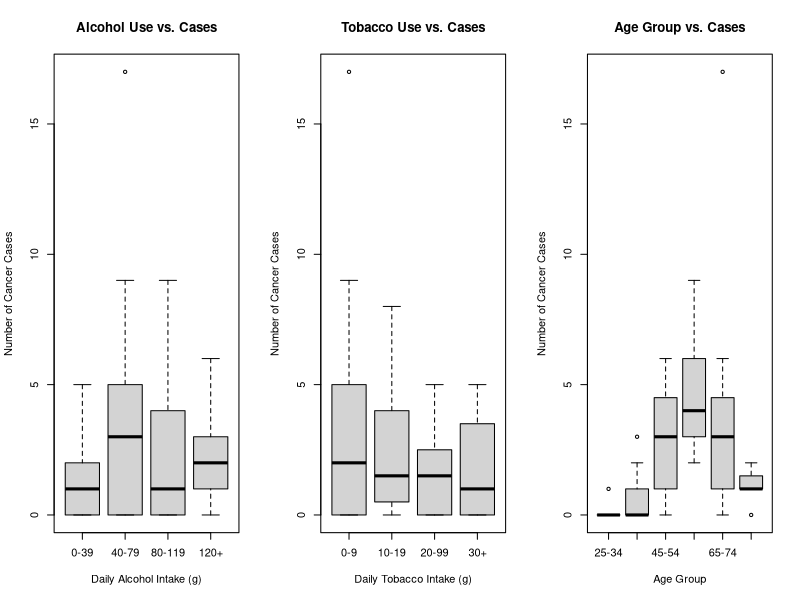
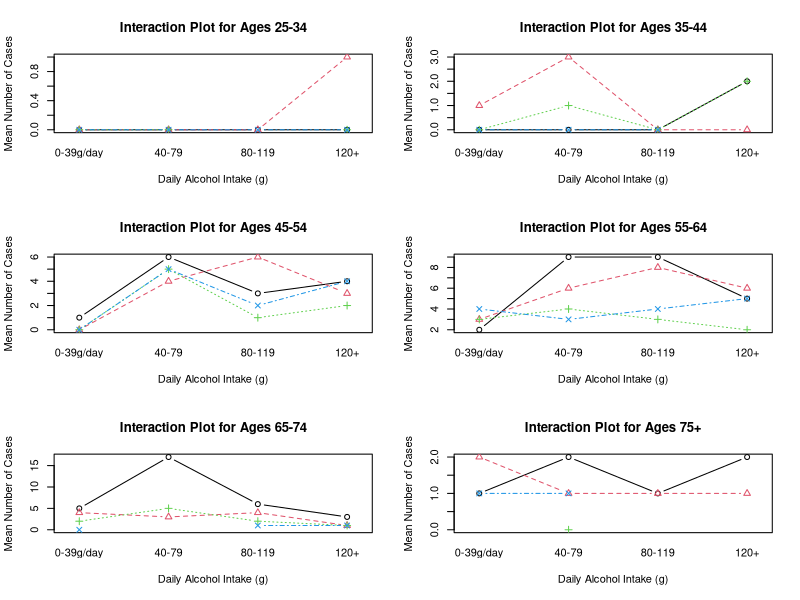
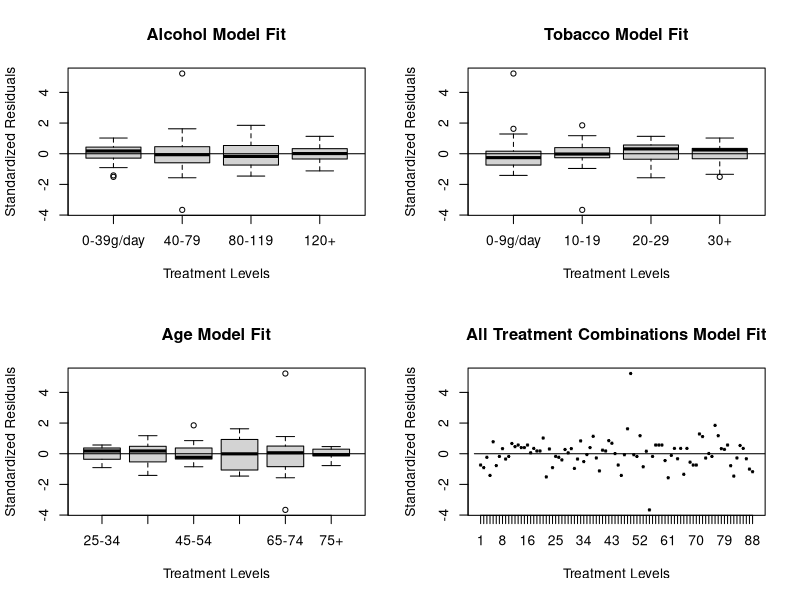
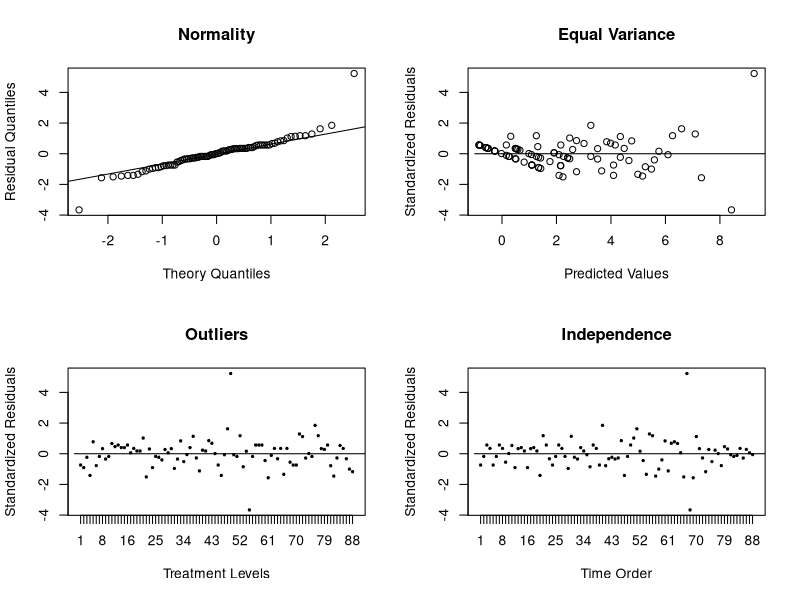
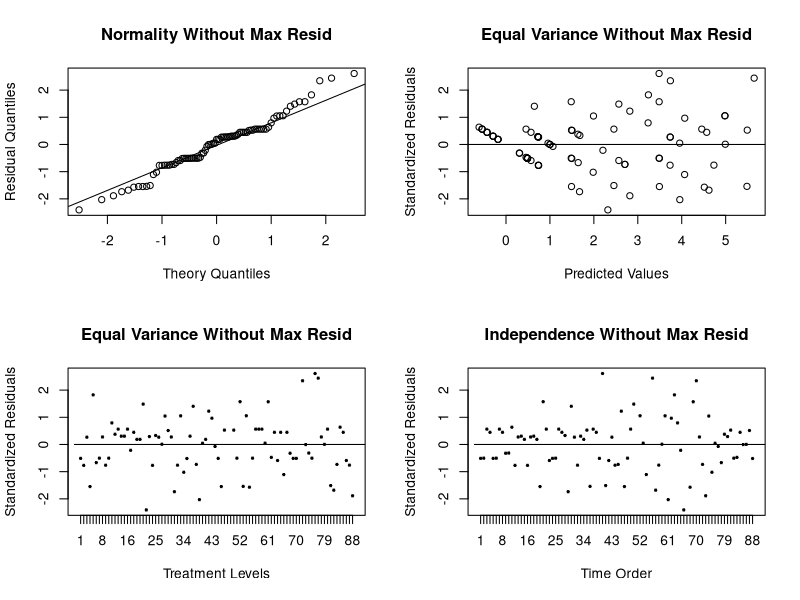
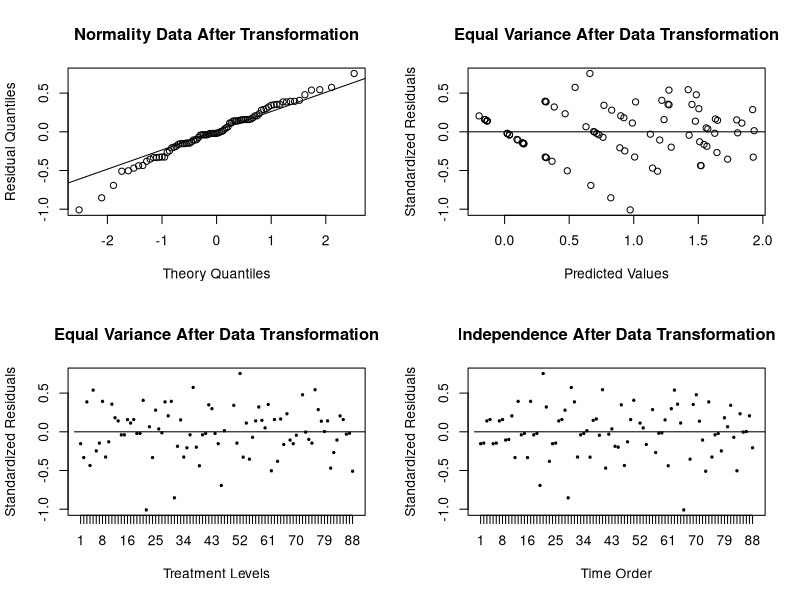

Write the R code that produced these figures, in order.
rm(list = ls())
library(lsmeans) # for lsmeans function
library(car) # for Levene's Test
library(pwr)
esoph <- esoph
summary(esoph)

#box plots
par(mfrow = c(1, 3))
# box plot: Alcohol intake vs. Number of Cancer Cases
 
plot(esoph$ncases ~ esoph$alcgp, 
     xlab = "Daily Alcohol Intake (g)", 
     ylab = "Number of Cancer Cases", 
     main = "Alcohol Use vs. Cases", xaxt="n")
axis(1,at=1:4,labels=c("0-39",  "40-79", "80-119", "120+"))

# box plot: Tobacco intake vs. Number of Cancer Cases

plot(esoph$ncases ~ esoph$tobgp, 
     xlab = "Daily Tobacco Intake (g)", 
     ylab = "Number of Cancer Cases", 
     main = "Tobacco Use vs. Cases", xaxt="n")
axis(1,at=1:4,labels=c("0-9",  "10-19", "20-99", "30+"))

plot(esoph$ncases ~ esoph$agegp, 
     xlab = "Age Group", 
     ylab = "Number of Cancer Cases", 
     main = "Age Group vs. Cases", xaxt="n")
axis(1,at=1:6,labels=c("25-34",  "35-44", "45-54", "55-64", "65-74", "75+"))



######### Plots for three-way interaction ######### 
par(mfrow = c(3, 2))
# plots for three-way interaction, agegp as the third factor
# 25-34
esoph1 <- esoph[esoph$agegp == "25-34", ]
interaction.plot(x.factor = esoph1$alcgp, trace.factor = esoph1$tobgp, response = esoph1$ncases, 
                 type = "b", xlab = "Daily Alcohol Intake (g)", pch = 1:4, lty = 1:4, col = c(1:4), # yaxt = "n", 
                 legend = FALSE, ylab = "Mean Number of Cases", main = "Interaction Plot for Ages 25-34")
#legend(x = 1, y = 1, legend = c("0-9", "10-19","20-19","30+"), pch = 1:4, lty = 1:4, col = c(1:4), title = "Daily Tobacco Intake (g)")

#35-44
esoph2 <- esoph[esoph$agegp == "35-44", ]
interaction.plot(x.factor = esoph2$alcgp, trace.factor = esoph2$tobgp, response = esoph2$ncases, 
                 type = "b", xlab = "Daily Alcohol Intake (g)", pch = 1:4, lty = 1:4, col = c(1:4), # yaxt = "n", 
                 legend = FALSE, ylab = "Mean Number of Cases", main = "Interaction Plot for Ages 35-44")
#legend(x = 2.5, y = 3, legend = c("0-9", "10-19","20-19","30+"), pch = 1:4, lty = 1:4, col = c(1:4), title = "Daily Tobacco Intake (g)")

#45-54
esoph3 <- esoph[esoph$agegp == "45-54", ]
interaction.plot(x.factor = esoph3$alcgp, trace.factor = esoph3$tobgp, response = esoph3$ncases, 
                 type = "b", xlab = "Daily Alcohol Intake (g)", pch = 1:4, lty = 1:4, col = c(1:4), # yaxt = "n", 
                 legend = FALSE, ylab = "Mean Number of Cases", main = "Interaction Plot for Ages 45-54")
#legend(x = 1.75, y = 2, legend = c("0-9", "10-19","20-19","30+"), pch = 1:4, lty = 1:4, col = c(1:4), title = "Daily Tobacco Intake (g)")

#55-64
esoph4 <- esoph[esoph$agegp == "55-64", ]
interaction.plot(x.factor = esoph4$alcgp, trace.factor = esoph4$tobgp, response = esoph4$ncases, 
                 type = "b", xlab = "Daily Alcohol Intake (g)", pch = 1:4, lty = 1:4, col = c(1:4), # yaxt = "n", 
                 legend = FALSE, ylab = "Mean Number of Cases", main = "Interaction Plot for Ages 55-64")
#legend(x = .75, y = 9, legend = c("0-9", "10-19","20-19","30+"), pch = 1:4, lty = 1:4, col = c(1:4), title = "Daily Tobacco Intake (g)")

#65-74
esoph5 <- esoph[esoph$agegp == "65-74", ]
interaction.plot(x.factor = esoph5$alcgp, trace.factor = esoph5$tobgp, response = esoph5$ncases, 
                 type = "b", xlab = "Daily Alcohol Intake (g)", pch = 1:4, lty = 1:4, col = c(1:4), # yaxt = "n", 
                 legend = FALSE, ylab = "Mean Number of Cases", main = "Interaction Plot for Ages 65-74")
#legend(x = 3, y = 15, legend = c("0-9", "10-19","20-19","30+"), pch = 1:4, lty = 1:4, col = c(1:4), title = "Daily Tobacco Intake (g)")

#75+
esoph6 <- esoph[esoph$agegp == "75+", ]
interaction.plot(x.factor = esoph6$alcgp, trace.factor = esoph6$tobgp, response = esoph6$ncases, 
                 type = "b", xlab = "Daily Alcohol Intake (g)", pch = 1:4, lty = 1:4, col = c(1:4), # yaxt = "n", 
                 legend = FALSE, ylab = "Mean Number of Cases", main = "Interaction Plot for Ages 75+")
#legend(x = 1, y = .75, legend = c("0-9", "10-19","20-19","30+"), pch = 1:4, lty = 1:4, col = c(1:4), title = "Daily Tobacco Intake (g)")

######### create treatment combinations ######### 
esoph <- within(data = esoph,
              {	fA <- factor(alcgp);
              fB <- factor(tobgp);
              fC <- factor(agegp);
              fTC <- factor(as.numeric(factor(paste(alcgp, tobgp, agegp, sep = ""))))
              order <- factor(c(1:88))})

#########  unbalanced sum of squares ######### 
# needed for Type III sum of squares	
options(contrasts = c("contr.sum", "contr.poly")) 

#########  anova model with two-way interactions ######### 
esoph.lm <- aov(ncases ~  fA + fB + fC + fA:fB + fA:fC +fB:fC, data = esoph)
anova(esoph.lm)
# Type I sum of squares
anova(esoph.lm)
# Type III sum of squares
drop1(object = esoph.lm, scope = ~., test = "F")

#########  Simultaneous Confidence Intervals ######### 
#########  model without negligible interaction ######### 
esoph.lm <- aov(ncases ~ fA + fB + fC + fA:fC, data = esoph)
anova(esoph.lm)
#########  contrasts for alcohol (factor A) ######### 
esoph.lsmalcohol <- lsmeans(esoph.lm, ~ fA)
esoph.lsmalcohol
summary(contrast(object = esoph.lsmalcohol, method = "pairwise", adjust = "Tukey"),  level = 0.95, side = "two-sided", infer = c(T, T))

#########  contrasts for tobacco (factor B) ######### 
esoph.lsmtob <- lsmeans(esoph.lm, ~ fB)
esoph.lsmtob
summary(contrast(object = esoph.lsmtob, method = "pairwise", adjust = "Tukey"),  level = 0.95, side = "two-sided", infer = c(T, T))

#########  contrasts for age (factor C) ######### 
esoph.lsmage <- lsmeans(esoph.lm, ~ fC)
esoph.lsmage
summary(contrast(object = esoph.lsmage, method = "pairwise", adjust = "Tukey"),  level = 0.95, side = "two-sided", infer = c(T, T))


#########  obtain the residuals and predicted values ######### 
esoph.z <- residuals(esoph.lm) / sd(residuals(esoph.lm))
esoph.p <- fitted(esoph.lm)
par(mfrow = c(2, 2))
#########  check outliers and model fitting ######### 
plot(esoph.z ~ esoph$fA, xlab = "Treatment Levels", ylab = "Standardized Residuals", main = "Alcohol Model Fit")
lines(x = c(-1, 19), y = c(0, 0))
plot(esoph.z ~ esoph$fB, xlab = "Treatment Levels", ylab = "Standardized Residuals", main = "Tobacco Model Fit")
lines(x = c(-1, 19), y = c(0, 0))
plot(esoph.z ~ esoph$fC, xlab = "Treatment Levels", ylab = "Standardized Residuals", main = "Age Model Fit")
lines(x = c(-1, 19), y = c(0, 0))
plot(esoph.z ~ esoph$fTC, xlab = "Treatment Levels", ylab = "Standardized Residuals", main = "All Treatment Combinations Model Fit")
lines(x = c(-1, 100), y = c(0, 0))
#########  check normality ######### 
qqnorm(y = esoph.z, xlab = "Theory Quantiles", ylab = "Residual Quantiles", main = "Normality")
qqline(y = esoph.z)
#########  checking equal variance assumption using plot ######### 
plot(esoph.z ~ esoph.p, xlab = "Predicted Values", ylab = "Standardized Residuals", main = "Equal Variance") 
lines(x = c(-1, 100), y = c(0, 0))
plot(esoph.z ~ esoph$fTC, xlab = "Treatment Levels", ylab = "Standardized Residuals", main = "Outliers") 
lines(x = c(-1, 100), y = c(0, 0))
#########  residual plots for checking independence of error ######### 
plot(esoph.z ~ esoph$order, xlab = "Time Order", ylab = "Standardized Residuals", 
     main = "Independence") 
lines(x = c(-1, 100), y = c(0, 0))

#########  model without max standardized residual (outliers) ######### 

sse <- 612.5839
n<-88
sr <- esoph$ncases/sqrt(sse/(n-1))

esoph <- cbind(esoph, sr)
esoph.sort <- esoph[order(sr), ]

esoph.sort[1,]
esoph.sort[88,]
esoph.sort[87,]
esoph.sort[86,]

esoph.without.max.resid <- esoph.sort[1:85, ]

esoph.without.max.resid.lm <- aov(ncases ~ fA + fB + fC + fA:fC, data = esoph.without.max.resid)
anova(esoph.without.max.resid.lm)

#########  obtain the residuals and predicted values of model without max resid ######### 
esoph.without.max.resid.z <- residuals(esoph.without.max.resid.lm) / sd(residuals(esoph.without.max.resid.lm))
esoph.without.max.resid.p <- fitted(esoph.without.max.resid.lm)


#########  check normality ######### 
qqnorm(y = esoph.without.max.resid.z, xlab = "Theory Quantiles", ylab = "Residual Quantiles", main = "Normality Without Max Resid")
qqline(y = esoph.without.max.resid.z)
#########  checking equal variance assumption using plot ######### 
plot(esoph.without.max.resid.z ~ esoph.without.max.resid.p, xlab = "Predicted Values", ylab = "Standardized Residuals", main = "Equal Variance Without Max Resid") 
lines(x = c(-1, 100), y = c(0, 0))
plot(esoph.without.max.resid.z ~ esoph.without.max.resid$fTC, xlab = "Treatment Levels", ylab = "Standardized Residuals", main = "Equal Variance Without Max Resid") 
lines(x = c(-1, 100), y = c(0, 0))
# residual plots for checking independence of error
plot(esoph.without.max.resid.z ~ esoph.without.max.resid$order, xlab = "Time Order", ylab = "Standardized Residuals", 
     main = "Independence Without Max Resid") 
lines(x = c(-1, 100), y = c(0, 0))



#Levene's and sample variance ratio can only be used for three-way interaction 
#leveneTest(ncases ~ factor(fA), data = esoph.without.max.resid, center = mean)
#leveneTest(ncases ~ factor(fB), data = esoph.without.max.resid, center = mean)
#leveneTest(ncases ~ factor(fC), data = esoph.without.max.resid, center = mean)
#leveneTest(ncases ~ factor(fA:fC), data = esoph.without.max.resid, center = mean)

#esoph.gv.alc <- tapply(X = esoph.without.max.resid$ncases, INDEX = esoph.without.max.resid$fA, FUN = var) # sample variance of treatment combinations
#max(esoph.gv.alc)/min(esoph.gv.alc)

#esoph.gv.tob <- tapply(X = esoph.without.max.resid$ncases, INDEX = esoph.without.max.resid$fB, FUN = var) # sample variance of treatment combinations
#max(esoph.gv.tob)/min(esoph.gv.tob)

#esoph.gv.age <- tapply(X = esoph.without.max.resid$ncases, INDEX = esoph.without.max.resid$fC, FUN = var) # sample variance of treatment combinations
#max(esoph.gv.age)/min(esoph.gv.age)

############ data transformation (not used) #####################

# new data: log +1 of original data
esoph.trans <- within(data = esoph.without.max.resid,
                      {	ncases <- log(esoph.without.max.resid$ncases+1);
                      })
esoph.trans.lm <- aov(ncases ~ fA + fB + fC + fA:fC, data = esoph.trans)
anova(esoph.trans.lm)
#########  obtain the residuals and predicted values of model after transformation ######### 
esoph.trans.z <- residuals(esoph.trans.lm) / sd(residuals(esoph.without.max.resid.lm))
esoph.trans.p <- fitted(esoph.trans.lm)

leveneTest(ncases ~ factor(fA), data = esoph.trans, center = mean)
leveneTest(ncases ~ factor(fB), data = esoph.trans, center = mean)
leveneTest(ncases ~ factor(fC), data = esoph.trans, center = mean)
leveneTest(ncases ~ factor(fA:fC), data = esoph.trans, center = mean)

esoph.gv.alc <- tapply(X = esoph.trans$ncases, INDEX = esoph.trans$fA, FUN = var) # sample variance of treatment combinations
max(esoph.gv.alc)/min(esoph.gv.alc)

esoph.gv.tob <- tapply(X = esoph.trans$ncases, INDEX = esoph.trans$fB, FUN = var) # sample variance of treatment combinations
max(esoph.gv.tob)/min(esoph.gv.tob)

esoph.gv.age <- tapply(X = esoph.trans$ncases, INDEX = esoph.trans$fC, FUN = var) # sample variance of treatment combinations
max(esoph.gv.age)/min(esoph.gv.age)

#########  check normality ######### 
qqnorm(y = esoph.trans.z, xlab = "Theory Quantiles", ylab = "Residual Quantiles", main = "Normality Data After Transformation")
qqline(y = esoph.trans.z)
#########  checking equal variance assumption using plot ######### 
plot(esoph.trans.z ~ esoph.trans.p, xlab = "Predicted Values", ylab = "Standardized Residuals", main = "Equal Variance After Data Transformation") 
lines(x = c(-1, 100), y = c(0, 0))
plot(esoph.trans.z ~ esoph.trans$fTC, xlab = "Treatment Levels", ylab = "Standardized Residuals", main = "Equal Variance After Data Transformation") 
lines(x = c(-1, 100), y = c(0, 0))
# residual plots for checking independence of error
plot(esoph.trans.z ~ esoph.trans$order, xlab = "Time Order", ylab = "Standardized Residuals", 
     main = "Independence After Data Transformation") 
lines(x = c(-1, 100), y = c(0, 0))
